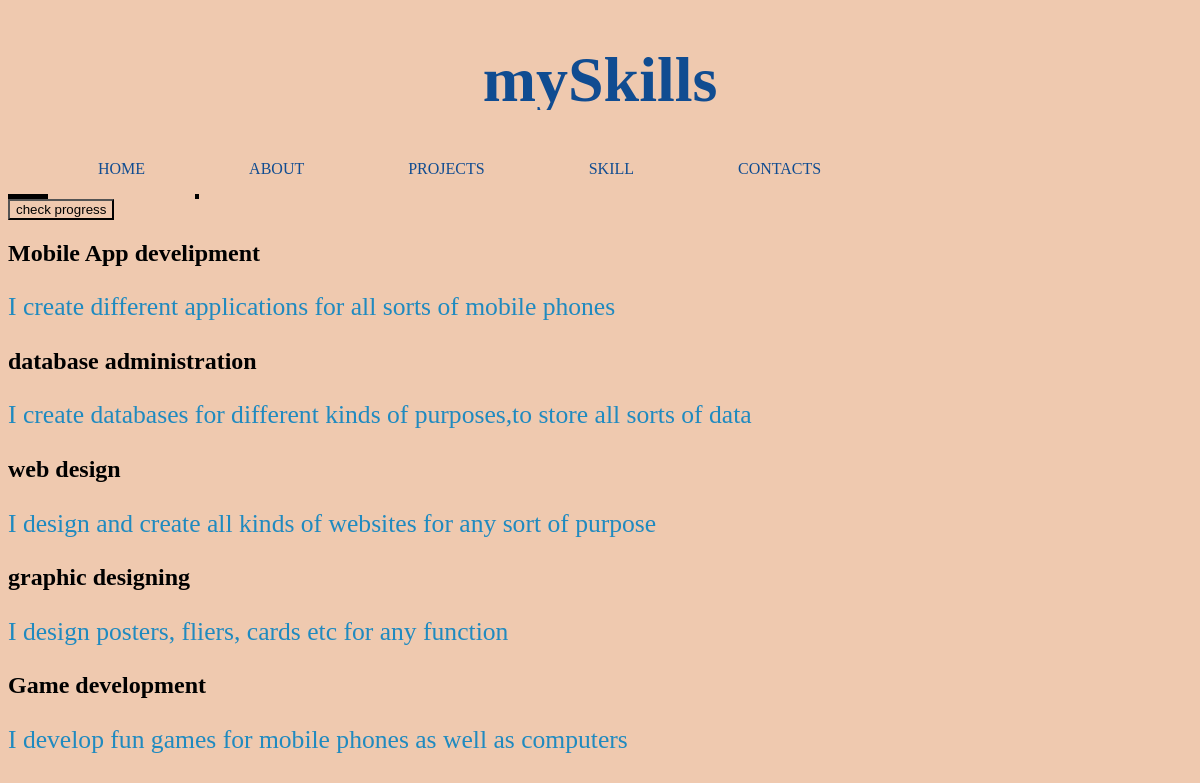
The app's page /Skill.php with its own data.
### tables this page shows
CREATE TABLE `skills` (
  `id` int(11) NOT NULL,
  `skillName` text DEFAULT NULL,
  `descrition` text DEFAULT NULL
);

### Skill.php (the view, shortened to what this page needs)
<!DOCTYPE html>
<html>
<body>
<h1>mySkills</h1>
<ul class="menu">
<li><a href="index.php"> HOME</a></li>
<li><a href="AboutMe.php"> ABOUT</a></li>
<li><a href="projects.php"> PROJECTS </a></li>
<li><a href="skill.php"> SKILL</a></li>
<li><a href="contact.php"> CONTACTS</a></li>
 </ul>
        <button onclick="updateProgressBar()">check progress</button>
  <?php
    require_once 'connect.php';
$query="SELECT id ,skillName, descrition FROM skills";
$result=mysqli_query($connect,$query);
  ?>
<div class ="skill-container">
<?php while($row = mysqli_fetch_assoc($result)) {?>
<div class="skill-card" data-category="all">
<h2><?php echo $row['skillName'];?></h2>
<p><?php echo $row['descrition'];?></p>
</div>
<?php } ?>
</div>
  </body>
  </html>

### Skill.php (style rules this page uses)
h1 { color: #104c91; font-family: Brush Script MT; font-size: 400%; text-align: center; }
p { color: #1f8ac0; font-family: Arial Rounded MT Bold; font-size: 160%; }
* { background-color:#efc9af; }
li { display: inline; padding: 50px; }
ul a { text-decoration: none; color: #104c91; }
h1 { color:#104c91 ; font-family: Brush Script MT; font-size: 400%; text-align: center; }

### records on screen
skills: skillName "Mobile App develipment", descrition "I create different applications for all sorts of mobile phones"
skills: skillName "database administration", descrition "I create databases for different kinds of purposes,to store all sorts of data"
skills: skillName "web design", descrition "I design and create all kinds of websites for any sort of purpose"
skills: skillName "graphic designing", descrition "I design posters, fliers, cards etc for any function"
skills: skillName "Game development", descrition "I develop fun games for mobile phones as well as computers"
